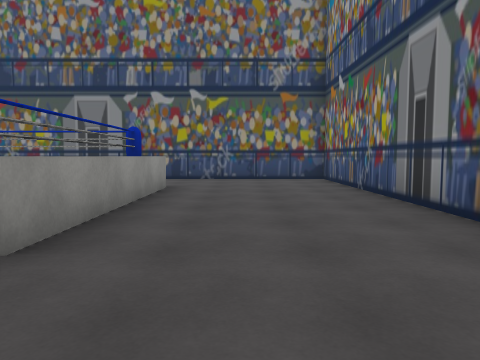
[1] (above)

12 first-person views from a walk through a scene from a Unity 3-D project. The camera is 1.3 m above the floor, tilts 4° down and sees 70° across. The floor is counted in squares, 2 m on a side. Each view is taken from the middle of a square. On the plan, view 1 faces up. The plan holds only what a view shows up to about 10 squares ahead; the rest is blank. Some animated figures are left out. Some surface patterns are stand-ins.

[2]
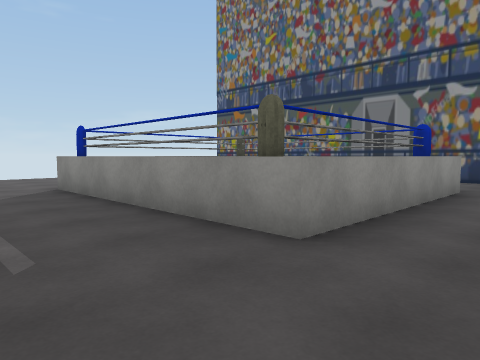

[3]
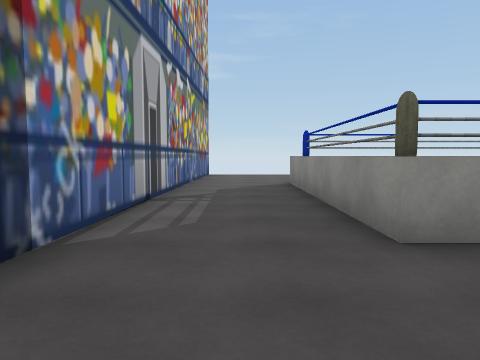

[4]
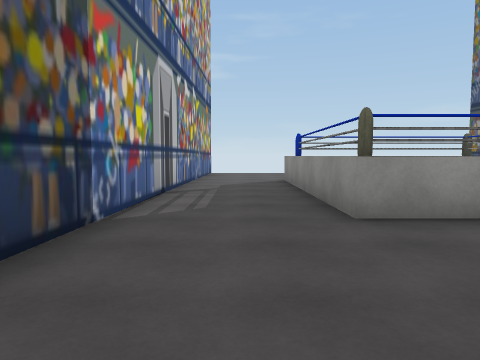

[5]
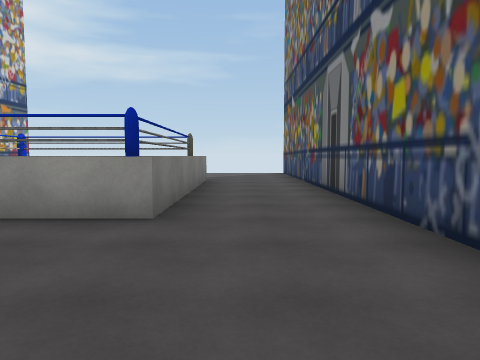

[6]
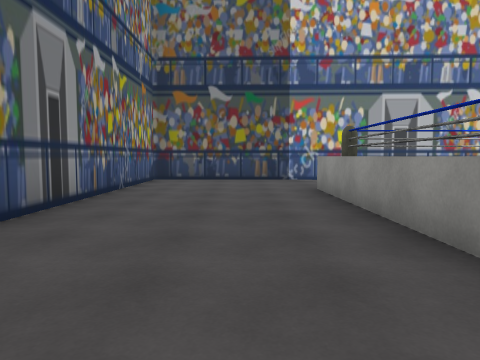

[7]
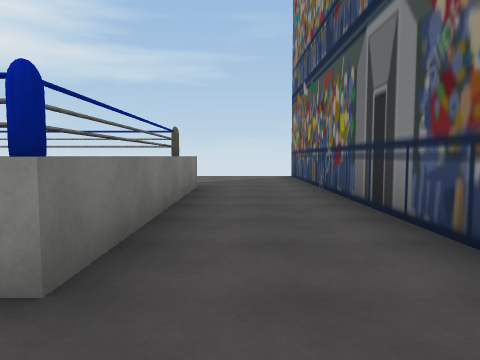

[8]
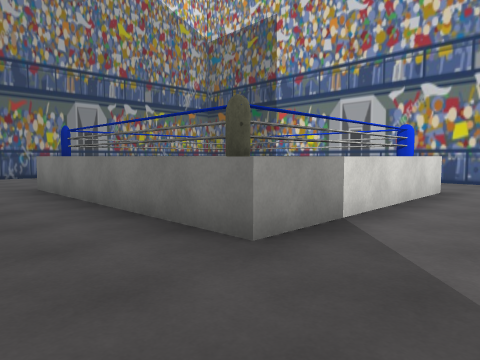

[9]
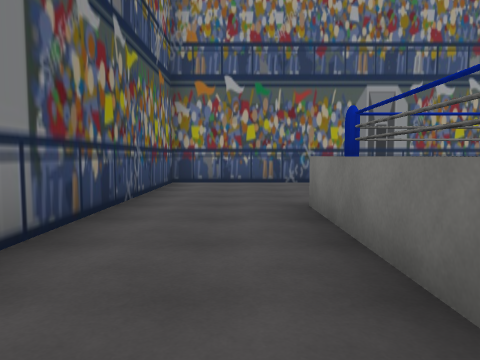

[10]
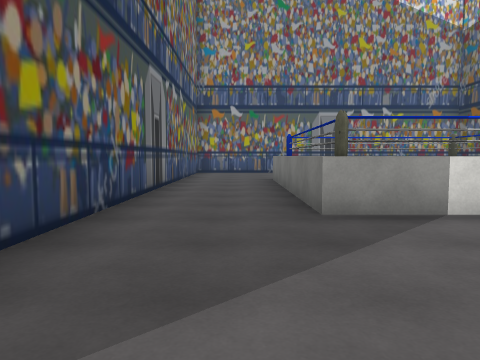

[11]
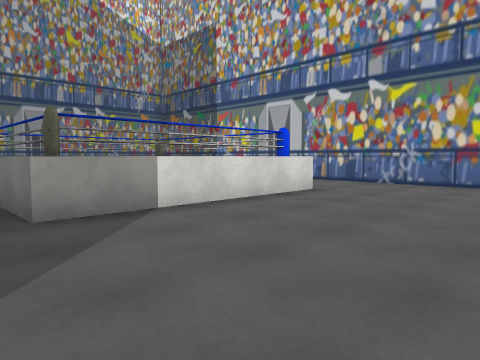

[12]
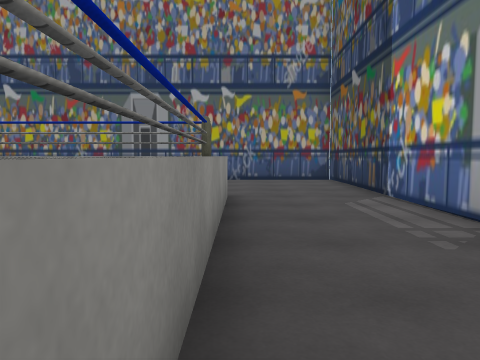

### Floor plan
Points are (right, up) in squares from view 1. A wall is a line through its corners. A room is listed if a view was taken in it or the views show most of it. See-through windows are left out.
Room 1 (views 1, 2, 3, 4, 5, 6, 7, 9, 12)
walls: (2.4, -0.5) (2.4, 9.7) (-8.5, 9.7); (-6.8, 6.7) (-2, 6.7) (-2, 2.5) (-6.8, 2.5); (-7.2, 7.1) (-1.5, 7.1) (-1.5, 2.2) (-7.2, 2.2); (-8.6, -0.2) (3, -0.6)
ways out: opening at (-8, 1.5) to room 2; opening at (-7.5, 8.5) to room 2
Room 2 (views 8, 10, 11)
walls: (-7.2, 2.2) (-7.2, 7.1); (-6.8, 2.5) (-6.8, 6.7); (-8.5, 9.7) (-10, 9.7); (-9.6, -0.2) (-8.6, -0.2)
ways out: opening at (-8, 1.5) to room 1; opening at (-7.5, 8.5) to room 1

Where each view was taken, in squares from view 1:
view 1: 0 up, 0 right, facing up
view 2: 0 up, 0 right, facing up-left
view 3: 1 up, 1 right, facing left
view 4: 1 up, 2 right, facing left
view 5: 8 up, 2 right, facing left
view 6: 9 up, 0 right, facing down
view 7: 8 up, 0 right, facing left
view 8: 9 up, 9 left, facing down-right
view 9: 8 up, 6 left, facing right
view 10: 8 up, 11 left, facing right
view 11: 8 up, 11 left, facing down-right
view 12: 2 up, 7 left, facing right
